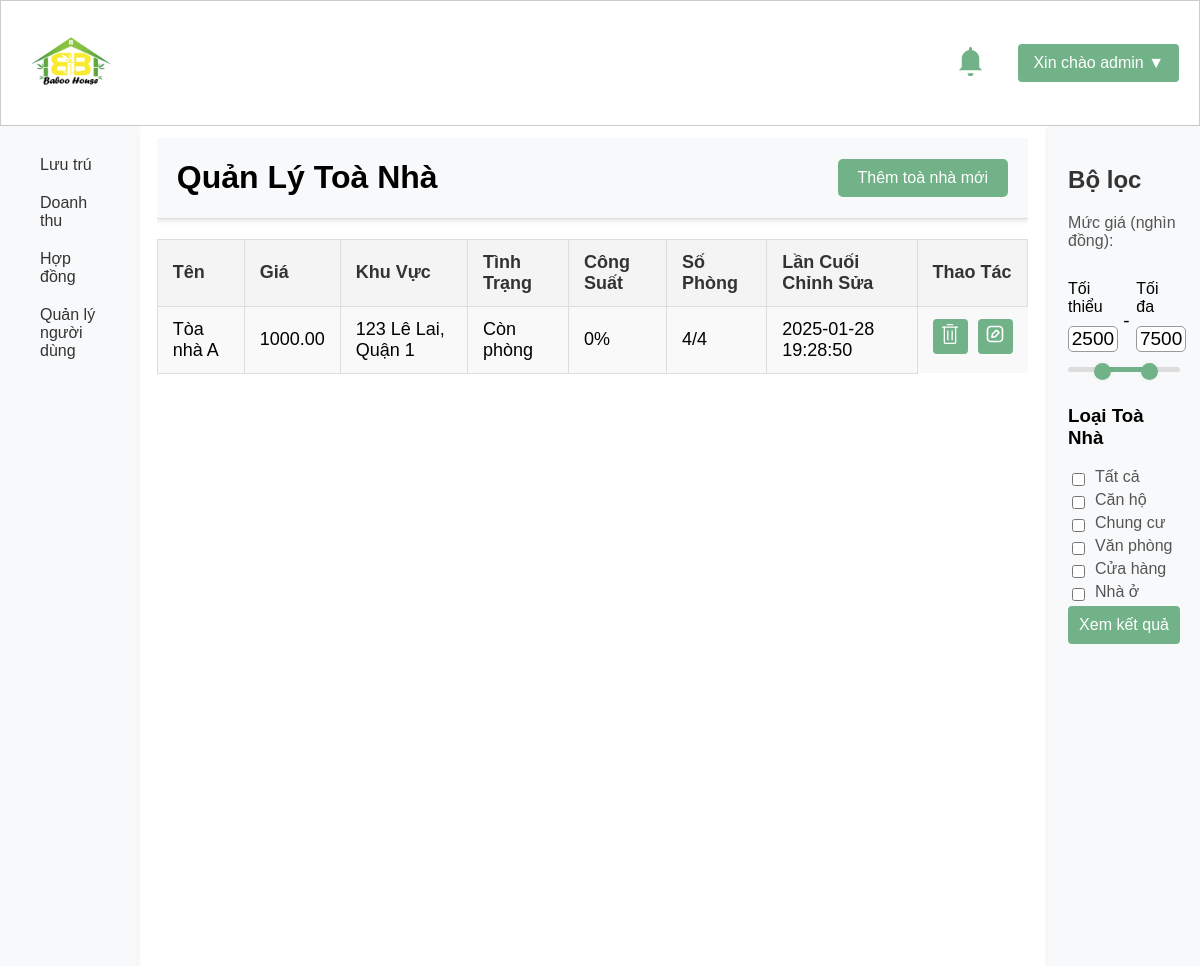
The page /templates/manage_buildings.php (signed in) on the database its author committed.
### tables this page shows
CREATE TABLE `buildings` (
  `building_id` int(11) NOT NULL,
  `user_id` int(11) DEFAULT NULL,
  `name` varchar(255) DEFAULT NULL,
  `address` varchar(255) DEFAULT NULL,
  `rental_price` decimal(10,2) DEFAULT NULL,
  `owner_name` varchar(255) DEFAULT NULL,
  `owner_phone` varchar(50) DEFAULT NULL,
  `building_type` varchar(50) DEFAULT NULL,
  `electricity_price` decimal(10,2) DEFAULT NULL,
  `water_price` decimal(10,2) DEFAULT NULL,
  `description` text DEFAULT NULL,
  `last_modified` datetime DEFAULT NULL,
  `photo_urls` text DEFAULT NULL,
  `approved` tinyint(1) DEFAULT 0
);

### admin/getallbuilding.php (called while the page is built, shortened)
<?php
require '../config/database.php';
function getAllBuildings($min_price = 0, $max_price = 5000, $selected_types = [], $user_id = NULL) {
    global $conn;
    $sql = "SELECT * FROM buildings WHERE rental_price BETWEEN ? AND ?";
    if ($user_id) {
        $sql .= " AND user_id = $user_id";
    }
    $stmt = $conn->prepare($sql);
    $params = [$min_price, $max_price];
    $binding_types = str_repeat('i', 2);
    $stmt->bind_param($binding_types, ...$params);
    $stmt->execute();
    $result = $stmt->get_result();
    return $result;
}
?>

### admin/getallroom.php (called while the page is built, shortened)
<?php
require '../config/database.php';
function getAllAvailableRooms($building_id) {
    global $conn;
    $rented_sql = "SELECT COUNT(*) AS rented_count FROM rooms WHERE building_id = ? AND room_status = 'Còn trống'";
    $total_sql = "SELECT COUNT(*) AS number_rooms FROM rooms WHERE building_id = ?";
    $stmt = $conn->prepare($rented_sql);
    if ($building_id) {
        $stmt->bind_param("i", $building_id);
    }
    $stmt->execute();
    $rented_result = $stmt->get_result();
    $rented_data = $rented_result->fetch_assoc();
    $rented_count = $rented_data['rented_count'];
    $stmt = $conn->prepare($total_sql);
    if ($building_id) {
        $stmt->bind_param("i", $building_id);
    }
    $stmt->execute();
    $total_result = $stmt->get_result();
    $total_data = $total_result->fetch_assoc();
    $number_rooms = $total_data['number_rooms'];
    return [
        'rented_count' => $rented_count,
        'number_rooms' => $number_rooms
    ];
}
?>

### templates/manage_buildings.php (the view, shortened to what this page needs)
<?php
include '../admin/getallbuilding.php';
include '../admin/getallroom.php';
$min_price = isset($_GET['min_price']) ? (int)$_GET['min_price'] : 0;
$max_price = isset($_GET['max_price']) ? (int)$_GET['max_price'] : 10000;
$selected_types = isset($_GET['building_type']) ? $_GET['building_type'] : [];
$buildings = getAllBuildings($min_price, $max_price, $selected_types, $_SESSION['user_id']);
?>
<!DOCTYPE html>
<html lang="en">
<head>
    <link href="../assets/css/filter.css" rel="stylesheet">
</head>
<body>
    <?php include '../includes/header.php'; ?>
    <div class="head-container">
        <?php include '../includes/filter_buildings.php'; ?>
        <div class="main-content">
            <div class="manage-head">
                <h1>Quản Lý Toà Nhà</h1>
                <button class="create" onclick="location.href='create_building.php'">Thêm toà nhà mới</button>
            </div>
            <table>
                <tr>
                    <th>Tên</th>
                    <th>Giá</th>
                    <th>Khu Vực</th>
                    <th>Tình Trạng</th>
                    <th>Công Suất</th>
                    <th>Số Phòng</th>
                    <th>Lần Cuối Chỉnh Sửa</th>
                    <th>Thao Tác</th>
                </tr>
                <?php if ($buildings->num_rows > 0): ?>
                    <?php while ($building = $buildings->fetch_assoc()): ?>
                        <tr onclick="location.href='edit_rooms.php?building_id=<?php echo htmlspecialchars($building['building_id']); ?>'" style="cursor: pointer;">
                            <?php
                            $availableRooms = getAllAvailableRooms($building['building_id']);
                            $rentedCount = $availableRooms["rented_count"];
                            $totalRooms = $availableRooms["number_rooms"];
                            ?>
                            <td><?php echo htmlspecialchars($building['name']); ?></td>
                            <td><?php echo htmlspecialchars($building['rental_price']); ?></td>
                            <td><?php echo htmlspecialchars($building['address']); ?></td>
                            <td>
                                <?php if ($rentedCount == 0): ?>
                                    Hết phòng
                                <?php else: ?>
                                    Còn phòng
                                <?php endif; ?>
                            </td>
                            <td>
                                <?php if ($totalRooms == 0): ?>
                                    N/A
                                <?php else: ?>
                                    <?php echo htmlspecialchars(100 - ($rentedCount / $totalRooms) * 100); ?>%
                                <?php endif; ?>
                            </td>
                            <td>
                                <?php echo htmlspecialchars($rentedCount); ?>/<?php echo htmlspecialchars($totalRooms); ?>
                            </td>
                            <td><?php echo htmlspecialchars($building['last_modified']); ?></td>
                            <td class="crud-btn">
                                <form action="../admin/delete_building.php" method="post" onsubmit="return confirm('Are you sure you want to delete this building?');" style="display:inline;">
                                    <button class="delete" type="submit"><img src="../assets/icons/bin.svg"></button>
                                </form>
                                <form action="../templates/edit_building.php" method="get" style="display:inline;">
                                    <button class="edit" type="submit"><img src="../assets/icons/edit.svg"></button>
                                </form>
                            </td>
                        </tr>
                    <?php endwhile; ?>
                <?php else: ?>
                    <tr>
                        <td colspan="10">Không tìm thấy toà nhà</td>
                    </tr>
                <?php endif; ?>
            </table>
        </div>
        <?php include '../includes/sidebar.php'; ?>
    </div>
</body>
</html>

### assets/css/style.css (style rules this page uses)
* { user-select: none; -webkit-user-drag: none; }
body { width: 100%; height: 100%; margin: 0; overflow: hidden; font-family: Arial, sans-serif; }
input[type="checkbox"], input[type="range"], button { cursor: pointer; }
button[type="submit"] { width: 100%; padding: 10px; background-color: #71b288; border: none; border-radius: 4px; color: #ffffff; font-size: 16px; cursor: pointer; }
.head-container { column-gap: 20px; background-color: #ffffff; width: 100%; display: flex; flex-direction: row-reverse; }
.manage-head { width: auto; display: flex; flex-direction: row; justify-content: space-between; align-items: center; padding: 0px 20px; background-color: #f8f9fa; border-bottom: 1px solid #ddd; box-shadow: 0 2px 5px rgba(0, 0, 0, 0.1); }
.main-content { width: 90%; height: 85vh; overflow-y: scroll; margin-top: 1%; }
table { width: 100%; border-collapse: collapse; margin: 20px 0; font-size: 18px; text-align: left; border-collapse: collapse; width: auto; table-layout: auto; }
table th, table td { padding: 12px 15px; border: 1px solid #ddd; }
table th { background-color: #f4f4f4; color: #333; }
table tr:nth-child(even) { background-color: #f9f9f9; }
.create, .delete, .edit { display: inline-block; padding: 10px 20px; font-size: 16px; color: #fff; background-color: #71b288; border: none; border-radius: 5px; cursor: pointer; }
table { border-collapse: collapse; margin: 20px 0; font-size: 18px; text-align: left; border-collapse: collapse; width: 100%; table-layout: auto; }
.crud-btn { display: flex; gap: 10px; height: 100%; border: none; }
.crud-btn button { width: 35px; height: 35px; padding: 0; }
.crud-btn button img { width: 20px; height: 20px; }

### rows shown on the page
buildings: name "Tòa nhà A", rental_price "1000.00", address "123 Lê Lai, Quận 1", totalRooms "0", rentedCount "4", totalRooms "4", last_modified "2025-01-28 19:28:50"

### other values the page prints
$_SESSION['username'] "admin"
$type "Căn hộ"
$type "Chung cư"
$type "Văn phòng"
$type "Cửa hàng"
$type "Nhà ở"
